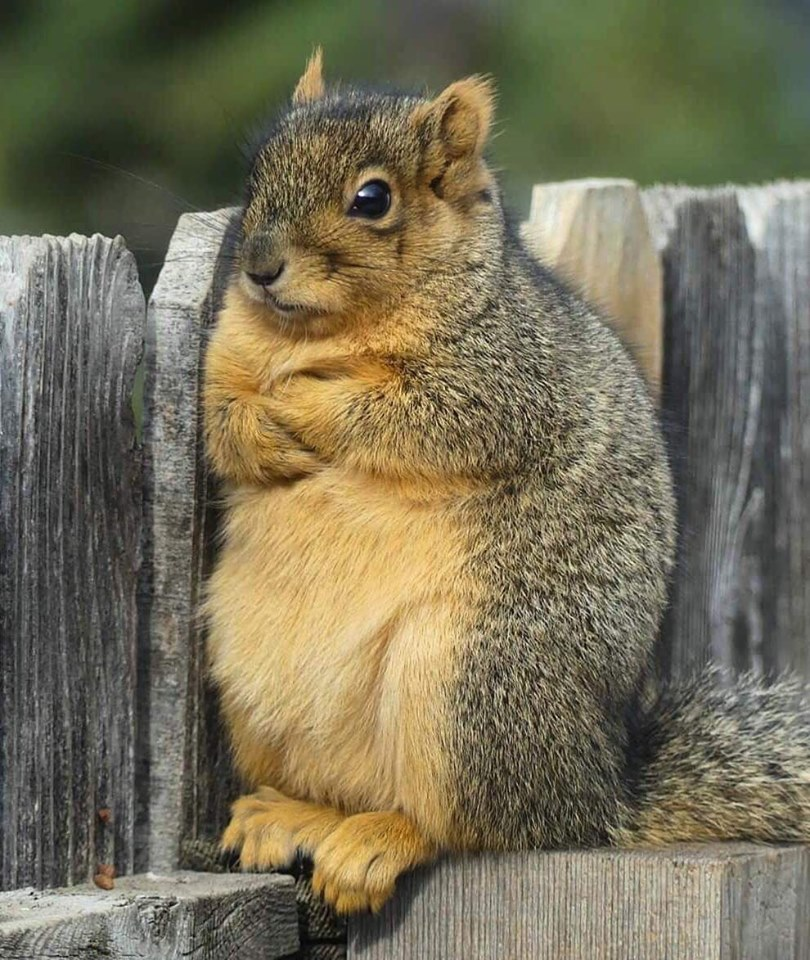
#> input picture Python_tutorials/NN_from_scratch/images/squirrel.jpg, 810 x 960 px
$ jupyter execute --allow-errors Multi_Layer_NN_Blazek.ipynb
#> lines starting #> are read from the running program, lines starting #| are printed output that depends on the picture
# Multi-Layered Neural Network

[cell 1]
import time
import numpy as np
import h5py
import matplotlib.pyplot as plt
import scipy
import skimage

#from numpy import asarray
from matplotlib import image
from PIL import Image
from scipy import ndimage
from dnn_app_utils_v3 import *

#> (a cell that did not finish here is left out)

#> (a cell that did not finish here is left out)

#> (a cell that did not finish here is left out)

[cell 5]
index = 200
#> (the rest of this cell did not finish here and is left out)

[cell 6]
layers_dims = [12288, 20, 7, 5, 1]

[cell 7]
# [53 lines left out: function L_layer_model, not called in this run]

#> (a cell that did not finish here is left out)

#> (a cell that did not finish here is left out)

[cell 10]
layers_dims_2 = [12288, 7, 1]   ## Try a different model

#> (a cell that did not finish here is left out)

#> (a cell that did not finish here is left out)

[cell 13]
my_image = "squirrel.jpg"
my_label_y = [0]                           # change this to the name of your image file


# We preprocess the image to fit your algorithm.
fname = "images/" + my_image
image = np.array(skimage.io.imread(fname, as_gray=False))
#> image is the input picture: shape (960, 810, 3); mean R, G, B 118.5, 112, 88.4
image = image/255.
#> (the rest of this cell did not finish here and is left out)

[cell 14]
my_image = "chilon_and_newt1.jpg"
my_label_y = [1]                           # change this to the name of your image file


#Preprocess the image to fit the algorithm.
fname = "images/" + my_image
image = np.array(skimage.io.imread(fname, as_gray=False))
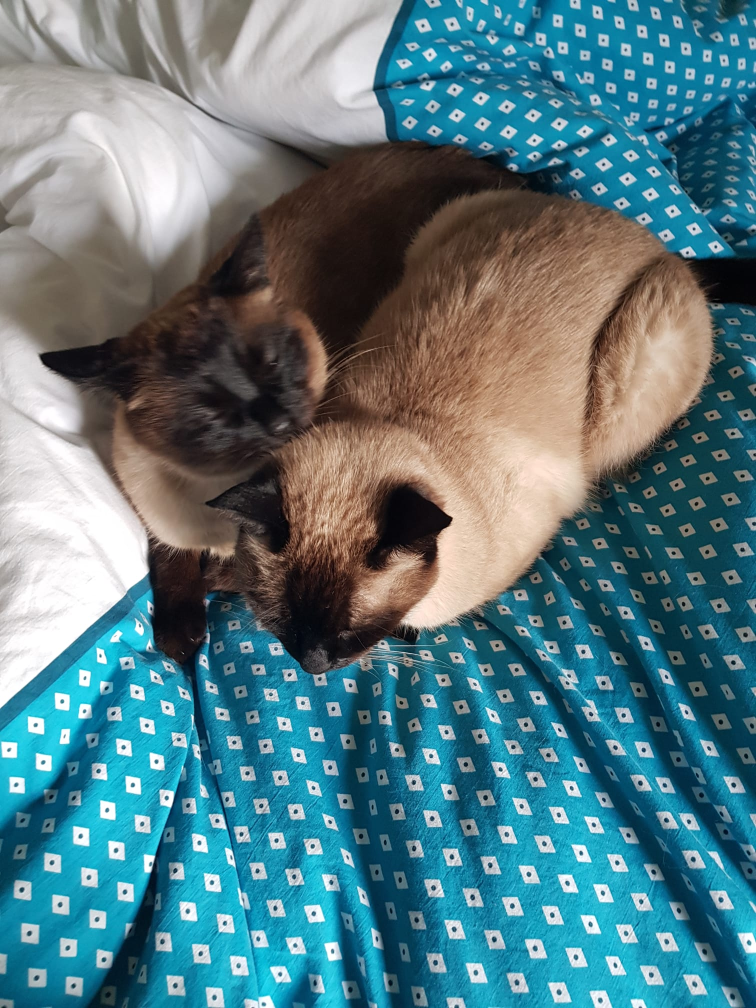
#> input picture Python_tutorials/NN_from_scratch/images/chilon_and_newt1.jpg, 1512 x 2016 px (shown at 1/2 size)
#> image is the input picture: shape (2016, 1512, 3); mean R, G, B 87.8, 122.9, 130.6
image = image/255.
#> (the rest of this cell did not finish here and is left out)

[cell 15]
my_image = "puppy.jpg" # change this to the name of your image file
my_label_y = [0] # the true class of your image (1 -> cat, 0 -> non-cat)


## trained/test image are 64 x 64 x 3, flatten
newsize = (64, 64)

fname = "images/" + my_image

im1_np = np.asarray(Image.open(fname).resize(newsize).convert('RGB') )
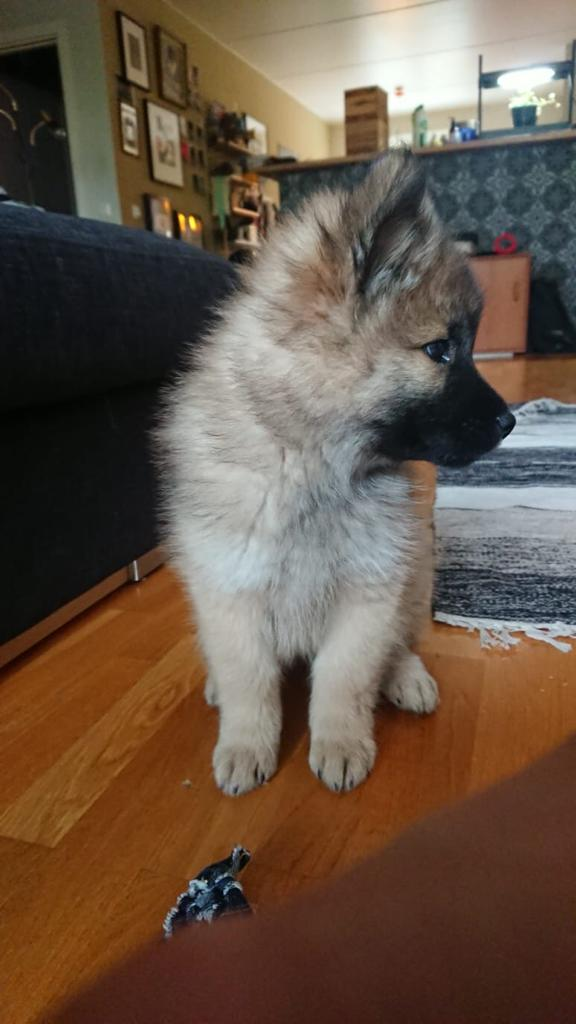
#> input picture Python_tutorials/NN_from_scratch/images/puppy.jpg, 576 x 1024 px
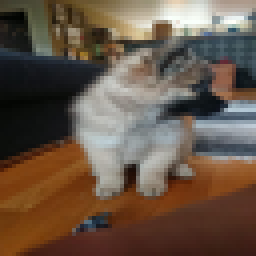
#> im1_np: shape (64, 64, 3) (shown 4 times larger); mean R, G, B 103.3, 85.6, 70.8
plt.imshow(im1_np)

## we still need to flatten the array and rescale it, not done inline as we would like to show the image.
im1_np = im1_np.reshape(-1, 1)/255
#> im1_np = 12288 values, max 1 at index 895, min 0 at index 785, mean 0.339
#> (the rest of this cell did not finish here and is left out)

[cell 16]
my_image = "pizza.jpg" # change this to the name of your image file
my_label_y = [0] # the true class of your image (1 -> cat, 0 -> non-cat)


## trained/test image are 64 x 64 x 3, flatten
newsize = (64, 64)

fname = "images/" + my_image

im1_np = np.asarray(Image.open(fname).resize(newsize).convert('RGB') )
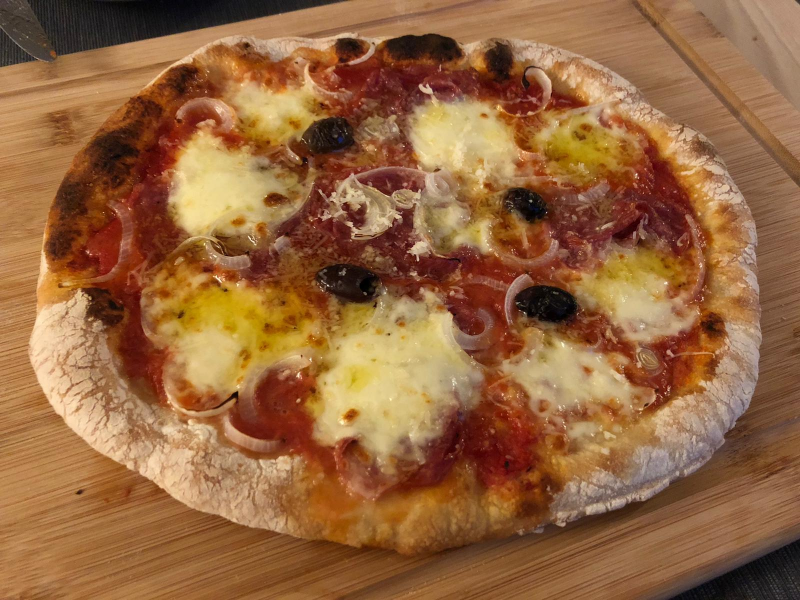
#> input picture Python_tutorials/NN_from_scratch/images/pizza.jpg, 1600 x 1200 px (shown at 1/2 size)
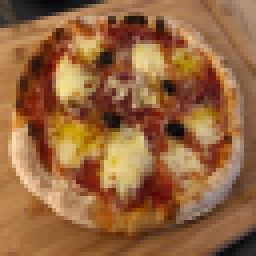
#> im1_np: shape (64, 64, 3) (shown 4 times larger); mean R, G, B 149.3, 102, 62.9
plt.imshow(im1_np)

## we still need to flatten the array and rescale it, not done inline as we would like to show the image.
im1_np = im1_np.reshape(-1, 1)/255
#> im1_np = 12288 values, max 0.98 at index 6729, min 0 at index 6785, mean 0.411
#> (the rest of this cell did not finish here and is left out)
